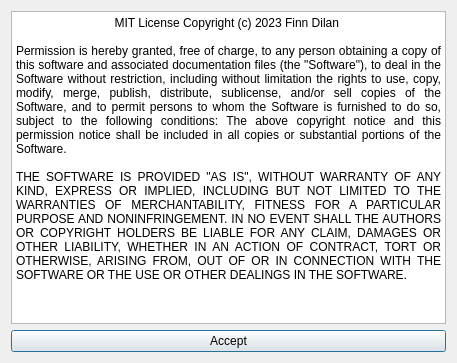
<?xml version="1.0" encoding="UTF-8"?>
<ui version="4.0">
 <class>aboutDialog</class>
 <widget class="QDialog" name="aboutDialog">
  <property name="geometry">
   <rect>
    <x>0</x>
    <y>0</y>
    <width>457</width>
    <height>363</height>
   </rect>
  </property>
  <property name="windowTitle">
   <string>LICENSE</string>
  </property>
  <property name="windowIcon">
   <iconset resource="Icons.qrc">
    <normaloff>:/ressources/minesweeper_logo.png</normaloff>:/ressources/minesweeper_logo.png</iconset>
  </property>
  <layout class="QVBoxLayout" name="verticalLayout">
   <item>
    <widget class="QTextBrowser" name="textBrowser">
     <property name="documentTitle">
      <string/>
     </property>
     <property name="html">
      <string>&lt;!DOCTYPE HTML PUBLIC &quot;-//W3C//DTD HTML 4.0//EN&quot; &quot;http://www.w3.org/TR/REC-html40/strict.dtd&quot;&gt;
&lt;html&gt;&lt;head&gt;&lt;meta name=&quot;qrichtext&quot; content=&quot;1&quot; /&gt;&lt;meta charset=&quot;utf-8&quot; /&gt;&lt;style type=&quot;text/css&quot;&gt;
p, li { white-space: pre-wrap; }
hr { height: 1px; border-width: 0; }
li.unchecked::marker { content: &quot;\2610&quot;; }
li.checked::marker { content: &quot;\2612&quot;; }
&lt;/style&gt;&lt;/head&gt;&lt;body style=&quot; font-family:'Segoe UI'; font-size:9pt; font-weight:400; font-style:normal;&quot;&gt;
&lt;p align=&quot;center&quot; style=&quot; margin-top:0px; margin-bottom:0px; margin-left:0px; margin-right:0px; -qt-block-indent:0; text-indent:0px;&quot;&gt;MIT License Copyright (c) 2023 Finn Dilan &lt;/p&gt;
&lt;p style=&quot;-qt-paragraph-type:empty; margin-top:0px; margin-bottom:0px; margin-left:0px; margin-right:0px; -qt-block-indent:0; text-indent:0px;&quot;&gt;&lt;br /&gt;&lt;/p&gt;
&lt;p align=&quot;justify&quot; style=&quot; margin-top:0px; margin-bottom:0px; margin-left:0px; margin-right:0px; -qt-block-indent:0; text-indent:0px;&quot;&gt;Permission is hereby granted, free of charge, to any person obtaining a copy of this software and associated documentation files (the &amp;quot;Software&amp;quot;), to deal in the Software without restriction, including without limitation the rights to use, copy, modify, merge, publish, distribute, sublicense, and/or sell copies of the Software, and to permit persons to whom the Software is furnished to do so, subject to the following conditions: The above copyright notice and this permission notice shall be included in all copies or substantial portions of the Software. &lt;/p&gt;
&lt;p align=&quot;justify&quot; style=&quot;-qt-paragraph-type:empty; margin-top:0px; margin-bottom:0px; margin-left:0px; margin-right:0px; -qt-block-indent:0; text-indent:0px;&quot;&gt;&lt;br /&gt;&lt;/p&gt;
&lt;p align=&quot;justify&quot; style=&quot; margin-top:0px; margin-bottom:0px; margin-left:0px; margin-right:0px; -qt-block-indent:0; text-indent:0px;&quot;&gt;THE SOFTWARE IS PROVIDED &amp;quot;AS IS&amp;quot;, WITHOUT WARRANTY OF ANY KIND, EXPRESS OR IMPLIED, INCLUDING BUT NOT LIMITED TO THE WARRANTIES OF MERCHANTABILITY, FITNESS FOR A PARTICULAR PURPOSE AND NONINFRINGEMENT. IN NO EVENT SHALL THE AUTHORS OR COPYRIGHT HOLDERS BE LIABLE FOR ANY CLAIM, DAMAGES OR OTHER LIABILITY, WHETHER IN AN ACTION OF CONTRACT, TORT OR OTHERWISE, ARISING FROM, OUT OF OR IN CONNECTION WITH THE SOFTWARE OR THE USE OR OTHER DEALINGS IN THE SOFTWARE.&lt;/p&gt;&lt;/body&gt;&lt;/html&gt;</string>
     </property>
     <property name="overwriteMode">
      <bool>true</bool>
     </property>
     <property name="source">
      <url>
       <string>qrc:/LICENSE</string>
      </url>
     </property>
     <property name="openExternalLinks">
      <bool>true</bool>
     </property>
    </widget>
   </item>
   <item>
    <widget class="QPushButton" name="pushButton">
     <property name="text">
      <string>Accept</string>
     </property>
    </widget>
   </item>
  </layout>
 </widget>
 <resources>
  <include location="Icons.qrc"/>
 </resources>
 <connections>
  <connection>
   <sender>pushButton</sender>
   <signal>clicked()</signal>
   <receiver>aboutDialog</receiver>
   <slot>accept()</slot>
   <hints>
    <hint type="sourcelabel">
     <x>228</x>
     <y>445</y>
    </hint>
    <hint type="destinationlabel">
     <x>228</x>
     <y>233</y>
    </hint>
   </hints>
  </connection>
 </connections>
</ui>
